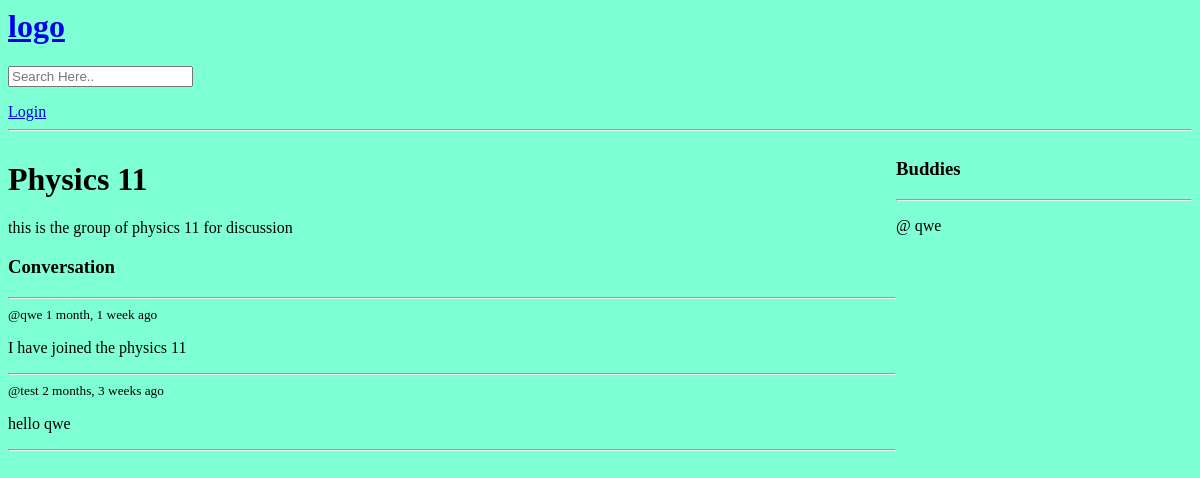
Before: /room/2/ with the older database file.
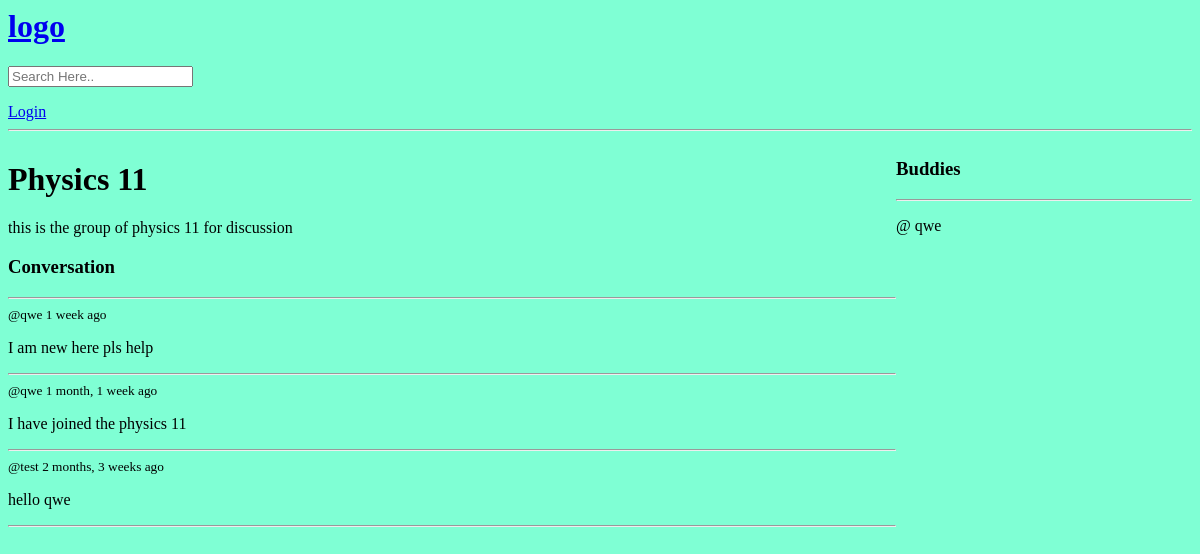
After: the same page with the newer database file.
### base/models.py (models this page shows, shortened)
class Message(models.Model):
    user = models.ForeignKey(User, on_delete= models.CASCADE)
    room = models.ForeignKey(Room,on_delete=models.CASCADE)
    body = models.TextField()
    updated = models.DateTimeField(auto_now=True)
    created = models.DateTimeField(auto_now_add=True)
    class Meta:
        ordering = ['-updated', '-created']

### base/views.py (the view, shortened to what this page needs)
# urls.py: path("room/<str:pk>/",views.room,name="room"),
def room(request,pk):
    room = Room.objects.get(id=pk)
    room_messages = room.message_set.all()
    participants = room.participants.all()
    context = {'room':room,'room_messages':room_messages,'participants':participants}
    return render(request, 'base/room.html',context)

### base/templates/base/room.html (shortened to what this page needs)
{%extends 'main.html' %}
{%block content%}
<div class="room-container">
    <div>
        <h1>
        {{room.name}}
    </h1>
    <p>{{room.description}}</p>
    <div class="comment-wrapper">
        <h3>Conversation</h3>
        <hr>
        {% for message in room_messages%}
            <div>
                <small>@{{message.user}} {{message.created|timesince}} ago</small>
                <p>{{message.body}}</p>
                <hr>
            </div>
            {% endfor %}
        </div>
    </div>
    <div>
        <h3>
            Buddies
        </h3>
        <hr>
        {% for user in participants %}
        <div>
            <p>@ {{ user.username }}</p>
        </div>
        {% endfor %}
    </div>
</div>
{%endblock content%}

Changed rows visible on the page:
added Message: user "qwe", created "1 week", body "I am new here pls help"
